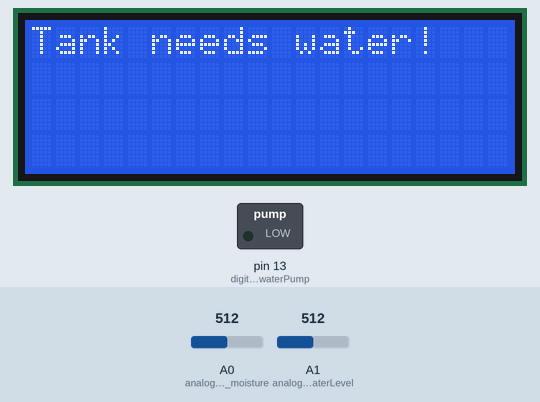
Recording of a sketch running on a simulated Arduino Uno, built with avr-gcc and run on an emulated ATmega328P. Parts: 20×4 character LCD, switched loads named in the sketch (green lamp = pin HIGH). The test bench sets the inputs (shaded band); at power-on: A1 (analogInPin_waterLevel) = 512, A0 (analogInPin_moisture) = 512. What the sketch prints to the serial monitor is not drawn.

Above: at 1.2 s.
1.3 s: A1 (analogInPin_waterLevel) set to 533
At 2.9 s:
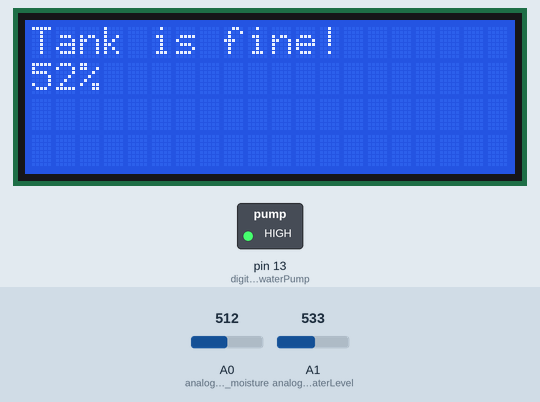
At 3.9 s:
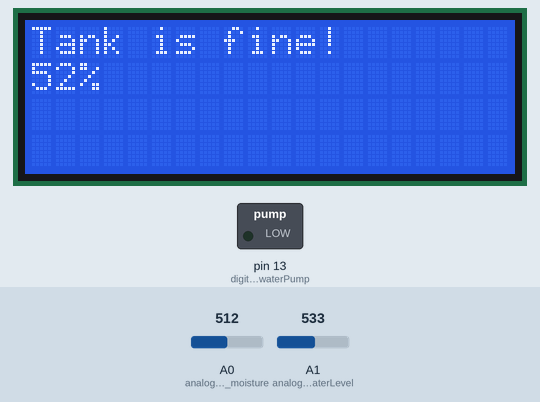
Timing chart, 0 to 5.4 s (numbered marks = the images above; inputs shaded):
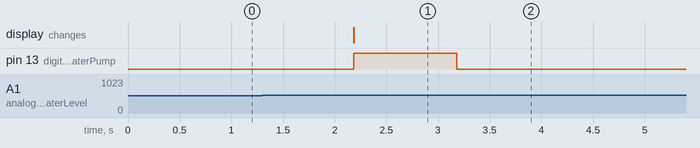

The sketch:

auto-watering-device.ino
```cpp
#include <Wire.h>
#include <LiquidCrystal_I2C.h>

const int analogInPin_moisture = A0;
const int analogInPin_waterLevel = A1;

const int digitalOutPin_waterPump = 13;

LiquidCrystal_I2C lcd(0x27,20,4);  // set the LCD address to 0x27 for a 16 chars and 2 line display

int sensorValue_moisture = 0;
int sensorValue_waterLevel = 0;

int mappedValue_moisture = 0;
int mappedValue_waterLevel = 0;

bool flowerNeedsWater = false;
bool tankIsEmpty = false;

int delay_after_watering_in_s = 60;

void setup() {
  // initialize serial communications at 9600 bps
  Serial.begin(9600);

  lcd.init();
  lcd.backlight();
  pinMode(digitalOutPin_waterPump, OUTPUT);
}


void loop() {
  sensorValue_moisture = analogRead(analogInPin_moisture);
  sensorValue_waterLevel = analogRead(analogInPin_waterLevel);

  mappedValue_moisture = map(sensorValue_moisture, 0, 1023, 0, 100);
  mappedValue_waterLevel = map(sensorValue_waterLevel, 0, 1023, 0, 100);

  flowerNeedsWater = mappedValue_moisture <= 60;
  tankIsEmpty = mappedValue_waterLevel <= 50;

//  analogWrite(analogOutPin0, 1); // raport do Labview?

  Serial.print("Wilgotnosc: ");
  Serial.print(sensorValue_moisture);
  Serial.print("\t");
  Serial.print("Poziom wody: ");
  Serial.println(sensorValue_waterLevel);

  Serial.print("Wilgotnosc (map): ");
  Serial.print(mappedValue_moisture);
  Serial.print("\t");
  Serial.print("Poziom wody (map): ");
  Serial.println(mappedValue_waterLevel);

  Serial.println(flowerNeedsWater);
  Serial.println(tankIsEmpty);

  // LCD
  lcd.clear();
  lcd.setCursor(0,0);
  if(tankIsEmpty)
  {
    lcd.print("Tank needs water!");
  }
  else
  {
      lcd.print("Tank is fine!");
      lcd.setCursor(0,1);
      lcd.print(mappedValue_waterLevel);
      lcd.print("%");
      if(flowerNeedsWater)
      {
          digitalWrite(13, HIGH); // sets the digital pin 13 on
          delay(1000);            // waits for a second
          digitalWrite(13, LOW);  // sets the digital pin 13 off
          delay(delay_after_watering_in_s*1000);
      }
  }

  delay(1000);
}
```

Measured:
- the behaviour switches between 521 and 522 on A1 (analogInPin_waterLevel) (found by bisection; images 0 and 1)
- after the input at 1.3 s, pin 13 (digitalOutPin_waterPump): LOW → HIGH after 0.88 s, → LOW 1.0 s later; the display: changes after 0.88 s (image 1)
